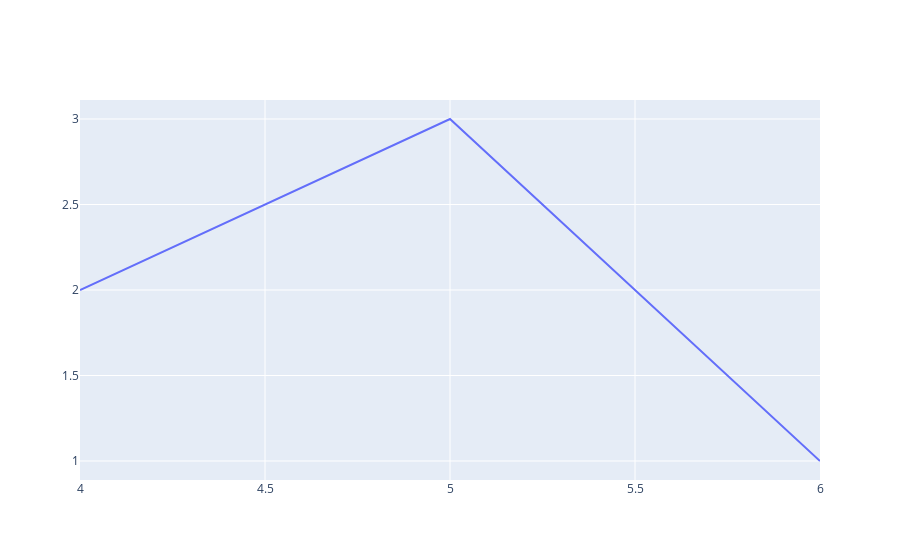

Notebook cell for this chart:
### Code cell
#let's try with line plot
fig = go.Figure()

#add trace - plot, scatter or bar
fig.add_trace(go.Scatter(
                x = [4,5,6],
                y = [2,3,1],
                mode = 'lines'
            ))

#show the figure
fig.show()

### Figure 1 — Plotly figure (JSON) as saved in the notebook; plotly's stock layout.template omitted (floating-point values rounded to 4 significant figures)
{"data": [{"mode": "lines", "type": "scatter", "x": [4, 5, 6], "y": [2, 3, 1]}], "layout": {}}
